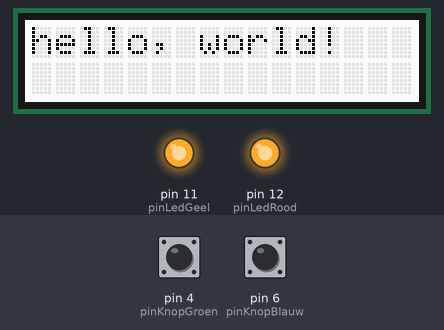
Bench run of a sketch on a simulated Arduino Uno, built with avr-gcc and run on an emulated ATmega328P. On the bench: 16×2 character LCD, output pins drawn as LEDs (lit = HIGH). The inputs (shaded band) are chosen by the test bench; at power-on: pin 4 (pinKnopGroen) HIGH, pin 6 (pinKnopBlauw) HIGH. Pins used as bus, display or sensor lines are not drawn; what the sketch prints to the serial monitor is not drawn.

Above: at 2.2 s.
2.3 s: pin 4 (pinKnopGroen) pulled LOW for 0.15 s
At 2.38 s:
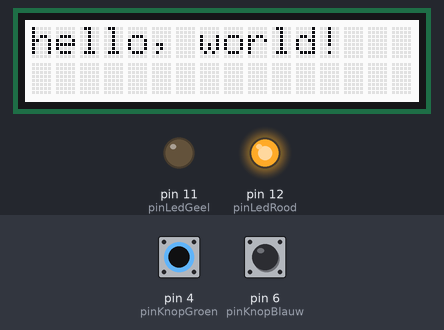
3.9 s: pin 6 (pinKnopBlauw) pulled LOW for 0.15 s
At 3.97 s:
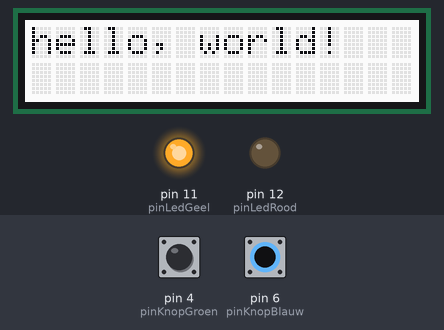
5.5 s: pin 6 (pinKnopBlauw) pulled LOW for 3.2 s
At 9.7 s:
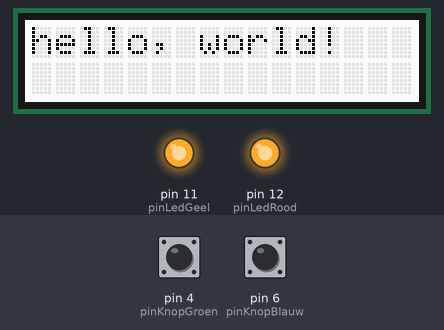
10.2 s: pin 4 (pinKnopGroen) pulled LOW for 3.2 s
At 11.0 s:
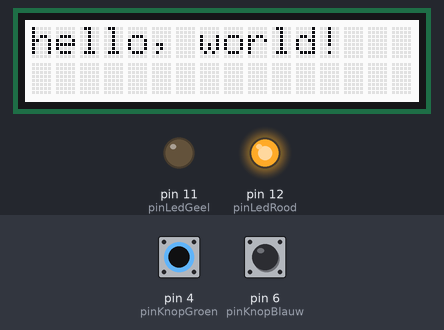
14.9 s: pin 4 (pinKnopGroen) driven LOW and pin 6 (pinKnopBlauw) driven LOW
At 15.8 s:
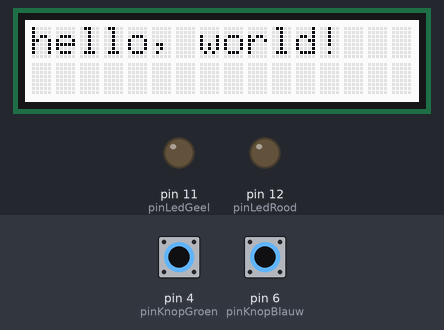
Timing chart, 0 to 17.4 s (numbered marks = the images above; inputs shaded):
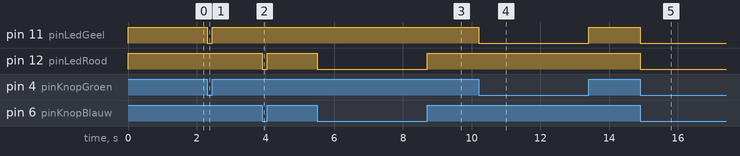

The sketch:

sketch_dec05c.ino
```cpp
/*****************************************
   Voorbeeld TestCode
   Voor circuit met 2 leds en 2 knoppen
   en een display
   Breid de code zelf uit
   zodat je deze kunt gebruiken om te testen
   of alle componenten (nog) goed
   zijn aangesloten op je Arduino
   Emmauscollege
   v20210210GEE
 *****************************************/

/*****************************************
   libraries die je gebruikt
   LCD met 2 regels van 16 karakters
   (de RGB backlit kan niet van kleur worden veranderd)
   https://www.arduino.cc/reference/en/libraries/grove-lcd-rgb-backlight/
 *****************************************/
#include <Wire.h>
#include "rgb_lcd.h"

/*****************************************
   variabelen die je gebruikt
 *****************************************/
// gebruikte pinnen
const int pinLedRood   = 12; // pin van LED A
const int pinLedGeel   = 11; // pin van LED B
const int pinLedGroen  = 0; // pin van knop A
const int pinKnopBlauw  = 6; // pin van knop B
const int pinKnopGroen = 4;

// display
rgb_lcd lcd;

/*****************************************
   setup()
 *****************************************/
void setup() {
  // enable console en stuur opstartbericht
  Serial.begin(9600);
  Serial.println("Test start");

  // zet pinmode voor leds
  pinMode(pinLedRood, OUTPUT);
  pinMode(pinLedGeel, OUTPUT);
  pinMode(pinLedGroen, OUTPUT);

  // zet pinmode voor knoppen
  pinMode(pinKnopBlauw, INPUT);
  pinMode(pinKnopGroen, INPUT);

  // zet LEDs aan
  digitalWrite(pinLedRood, HIGH);
  digitalWrite(pinLedGeel, HIGH);
  digitalWrite(pinLedGroen, HIGH);

  // zet het aan kolommen en rijen van het LCD
  lcd.begin(16, 2);
  // Zet een bericht op het LDC
  lcd.print("hello, world!");

  // wacht seconde zodat je kunt zien dat de LEDs het doen en het display kunt aflezen
  delay(1000);
}

/*****************************************
   loop()
 *****************************************/
void loop() {
  // zet LedA aan/uit afhankelijk van stand van knopA
  if (digitalRead(pinKnopBlauw) == LOW) {
    digitalWrite(pinLedRood, LOW);
  } else {
    digitalWrite(pinLedRood, HIGH);
  }

  // zet LedB aan/uit afhankelijk van stand van knopB
  if (digitalRead(pinKnopGroen) == LOW) {
    digitalWrite(pinLedGeel, LOW);
  } else {
    digitalWrite(pinLedGeel, HIGH);
  }

  // kleine vertraging, 100 keer per seconde loopen is genoeg
  delay(10);
}
```

Measured:
- after the input at 2.3 s, pin 11 (pinLedGeel): HIGH → LOW at once, → HIGH 0.15 s later
- after the input at 3.9 s, pin 12 (pinLedRood): HIGH → LOW at once, → HIGH 0.15 s later
- after the input at 5.5 s, pin 12 (pinLedRood): HIGH → LOW at once, → HIGH 3.2 s later
- after the input at 10.2 s, pin 11 (pinLedGeel): HIGH → LOW at once, → HIGH 3.2 s later
- after the input at 14.9 s, pin 11 (pinLedGeel), pin 12 (pinLedRood): HIGH → LOW at once
